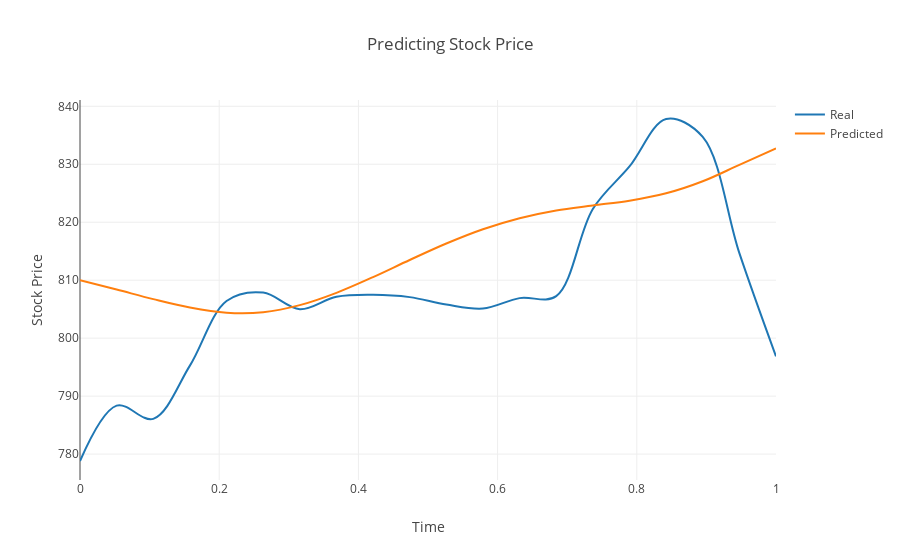

Write notebook code for a chart like this one.
### Code cell
x = np.linspace(0, 1, 20)

layout = go.Layout(
    title = 'Predicting Stock Price',
    yaxis = dict(
        title = "Stock Price"
    ),
    xaxis = dict (
        title = 'Time'
    )
)
trace1 = go.Scatter(
    x = x,
    y = real_stock_price[0] ,
    mode = 'lines',
    name = 'Real',
    line = dict(
        shape = 'spline'
    )
)

trace2 = go.Scatter(
    x = x,
    y = predicted_stock_price[0] ,
    mode = 'lines',
    name = 'Predicted',
    line = dict(
        shape = 'spline'
    )
)


fig = go.Figure(data=[trace1, trace2], layout = layout)
py.offline.iplot(fig)

### Figure 1 — Plotly figure (JSON) as saved in the notebook; plotly's stock layout.template omitted (floating-point values rounded to 4 significant figures)
{"data": [{"line": {"shape": "spline"}, "mode": "lines", "name": "Real", "type": "scatter", "uid": "fc313a50-0ca5-4a57-a926-dc9c18d71986", "x": [0, 0.05263, 0.1053, 0.1579, 0.2105, 0.2632, 0.3158, 0.3684, 0.4211, 0.4737, 0.5263, 0.5789, 0.6316, 0.6842, 0.7368, 0.7895, 0.8421, 0.8947, 0.9474, 1], "y": [778.8, 788.4, 786.1, 795.3, 806.4, 807.9, 805, 807.1, 807.5, 807.1, 805.8, 805.1, 806.9, 807.2, 822.3, 829.6, 837.8, 834.7, 814.7, 796.9]}, {"line": {"shape": "spline"}, "mode": "lines", "name": "Predicted", "type": "scatter", "uid": "c67a71c9-a088-4fcf-9fc1-f3e65eb8977d", "x": [0, 0.05263, 0.1053, 0.1579, 0.2105, 0.2632, 0.3158, 0.3684, 0.4211, 0.4737, 0.5263, 0.5789, 0.6316, 0.6842, 0.7368, 0.7895, 0.8421, 0.8947, 0.9474, 1], "y": [810.0, 808.4, 806.7, 805.3, 804.4, 804.5, 805.7, 807.8, 810.5, 813.5, 816.3, 818.8, 820.7, 822.0, 822.9, 823.7, 825.0, 827.1, 829.9, 832.7]}], "layout": {"title": {"text": "Predicting Stock Price"}, "xaxis": {"title": {"text": "Time"}}, "yaxis": {"title": {"text": "Stock Price"}}}}
